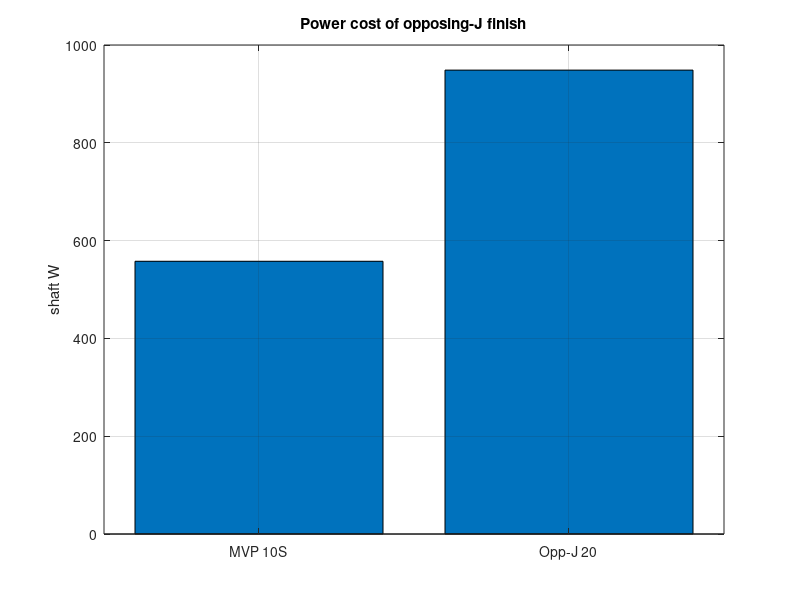

Reproduce this figure in MATLAB.
%% sim_opposing_pair.m
% Tests the user's proposal literally: 2 OPPOSING J-blades per station =
% 10 axial positions x 2 (180 deg apart) = 20 J singles, each on its own
% single-lug tangential bolt (same proven pin as MVP). Compared vs MVP.
% Also tests the "triple" as 3 singles per station (15 positions x ... ) -> shown absurd.
% Base MATLAB only.
clear; clc; close all;

W = 0.500; Es = 800; v = 1.0;
rpmJ = 2300; omJ = rpmJ*2*pi/60;
rpmS = 2200; omS = rpmS*2*pi/60;
pin_r = 0.03015 + 0.020; Wref = 400; eff = 0.92*0.88;
mJ = 0.400; rJ = 0.105; cgJ = 0.055;
mS = 0.340; rS = 0.108; cgS = 0.055;

fprintf('\n=== OPPOSING-J (10 pos x 2 = 20 J singles @2300) vs MVP (10 S @2200) ===\n');
% MVP
PcS = Es*W*v; PwS = Wref*(rpmS/3000)^3*(10/10)*1.0;
PsS = PcS + PwS; PeS = PsS/eff;
FcS = mS*(2500*2*pi/60)^2*(pin_r+cgS);
% Opposing J-20
PcJ = Es*1.2*W*v; PwJ = Wref*(rpmJ/3000)^3*(20/10)*1.3;
PsJ = PcJ + PwJ; PeJ = PsJ/eff;
FcJ = mJ*(2500*2*pi/60)^2*(pin_r+cgJ);
sigJ = FcJ*0.014/(pi*0.017^3/32)/1e6;
tipJ = omJ*(pin_r+rJ); cutsJ = 20*rpmJ/60/v; cutsS = 10*rpmS/60/v;
fprintf('MVP:      shaft %.0f W elec %.0f W (%.0f%% cont) cuts/m %.0f\n', PsS, PeS, PeS/1950*100, cutsS);
fprintf('Opp-J-20: shaft %.0f W elec %.0f W (%.0f%% cont) cuts/m %.0f tip %.1f pin %.0f/180MPa\n', ...
    PsJ, PeJ, PeJ/1950*100, cutsJ, tipJ, sigJ);
fprintf('Coverage: same 52.2 axial pitch -> 100%%. Balance: PERFECT (true opposite twins).\n');
fprintf('Cost: 2x blades/bolts/fins, rotor ~+4 kg, battery -35%% runtime.\n');

%% Triple-as-singles absurdity check (3 per station x 10 pos = 30 blades)
PwT = Wref*(rpmJ/3000)^3*(30/10)*1.25; PsT = Es*1.3*W*v + PwT;
fprintf('\nTriple-as-30-singles: shaft %.0f W elec %.0f W (%.0f%% cont), 30 bolts/fins.\n', ...
    PsT, PsT/eff, PsT/eff/1950*100);
fprintf('Buildable but pointless: +%.0f%% power over MVP for zero extra coverage.\n', (PsT-PsS)/PsS*100);

figure('Name','Opposing pair');
bar([PsS PsJ]); grid on;
set(gca,'XTickLabel',{'MVP 10S','Opp-J 20'});
ylabel('shaft W'); title('Power cost of opposing-J finish');
